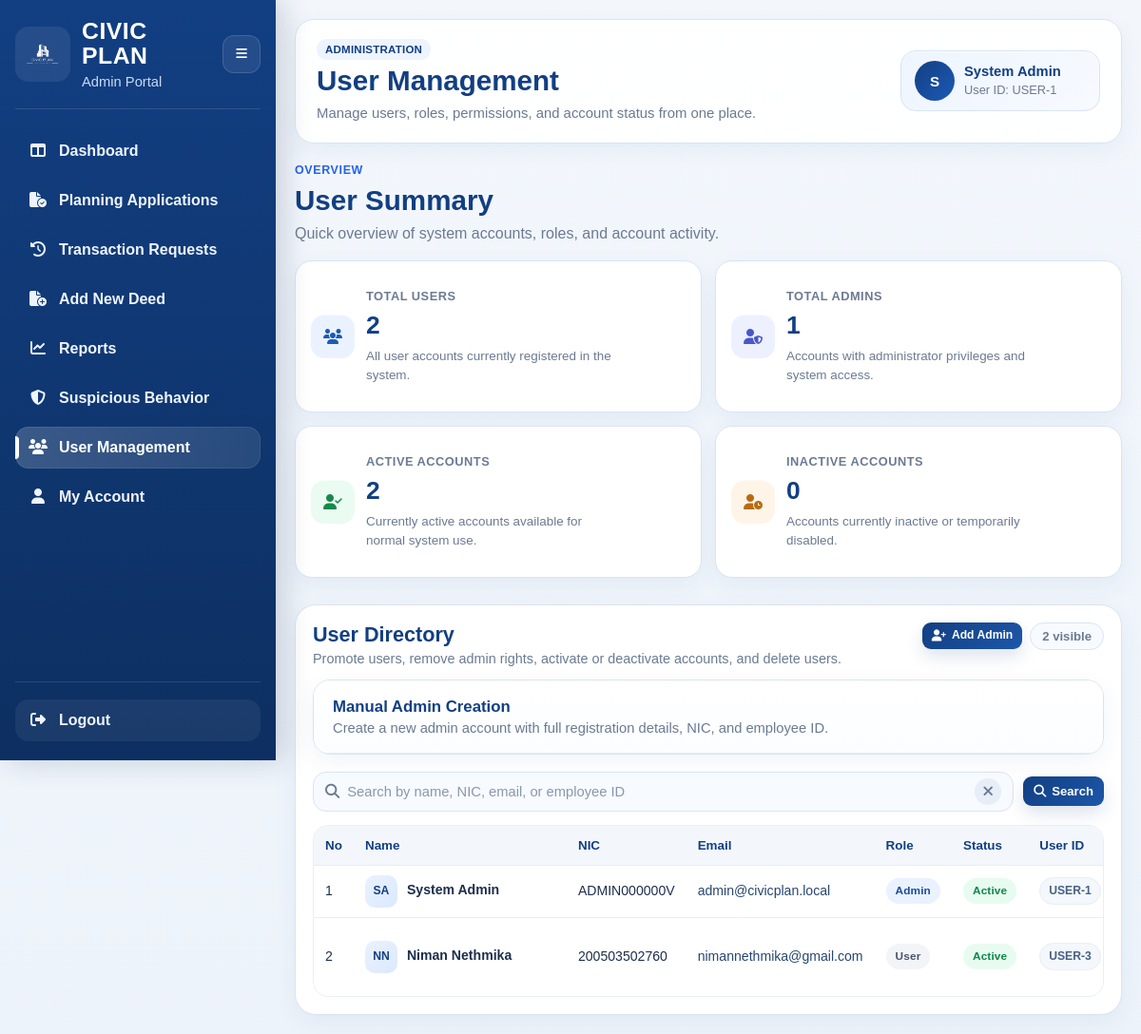
/admin/users (signed in), run on an earlier commit of the app's database.
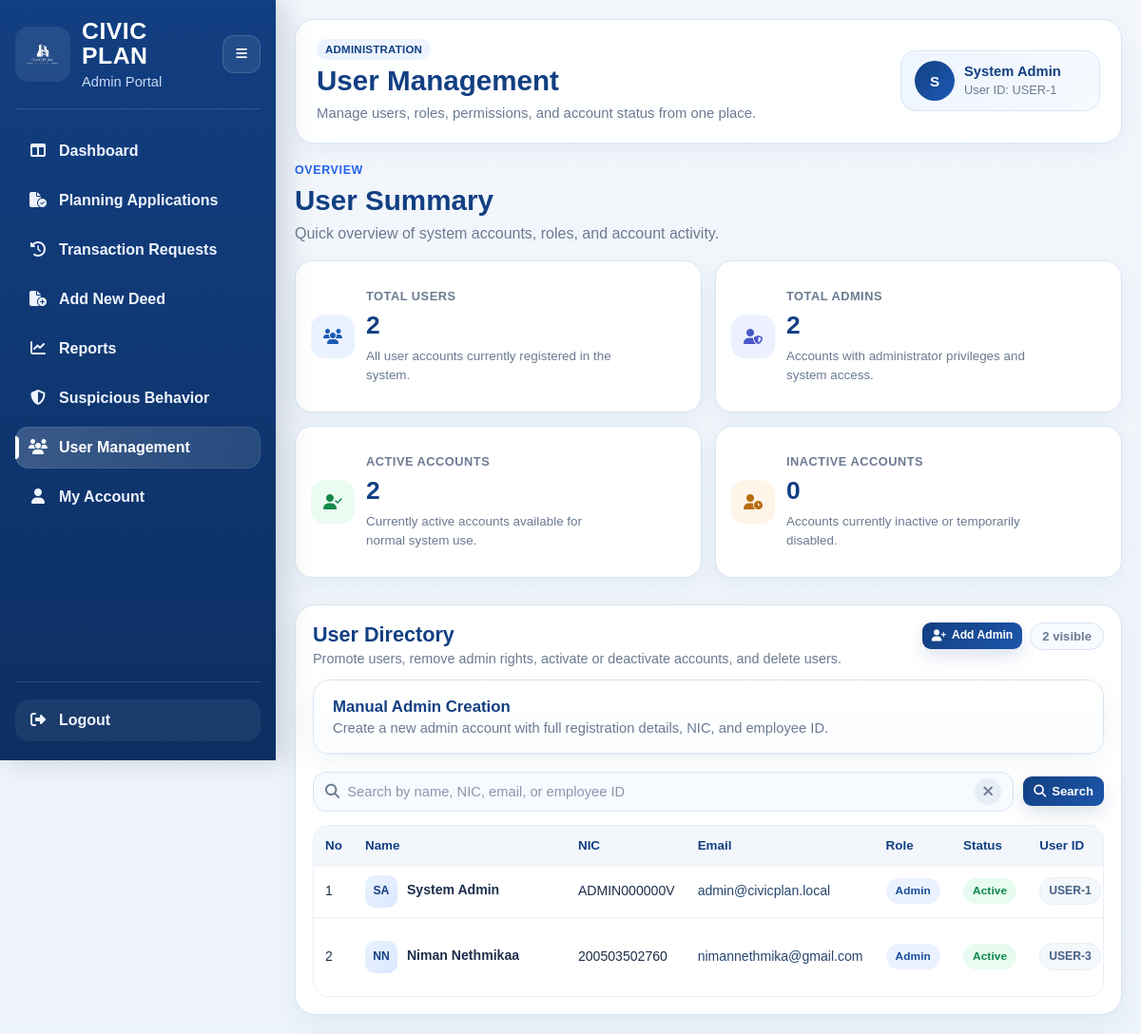
And on a later commit of the database.
### tables this page shows
CREATE TABLE users (
        user_id INTEGER PRIMARY KEY AUTOINCREMENT,
        first_name TEXT NOT NULL,
        last_name TEXT NOT NULL,
        phone_number TEXT,
        email TEXT NOT NULL,
        password_hash TEXT NOT NULL,
        date_of_birth TEXT,
        address TEXT,
        city TEXT,
        nic TEXT NOT NULL,
        employee_id TEXT,
        is_admin BOOLEAN DEFAULT 0,
        is_active BOOLEAN DEFAULT 1,
        created_at TEXT DEFAULT CURRENT_TIMESTAMP
    , failed_login_attempts INTEGER DEFAULT 0);

### routes/admin_routes.py (the view)
@admin_bp.route("/admin/users")
def admin_users():
    admin_user, redirect_response = admin_required()
    if redirect_response:
        return redirect_response
    if request.path.startswith("/api"):
        track_api_request_burst(limit=20, minutes=1)
    search_query = request.args.get("search", "").strip()
    conn = get_connection()
    cursor = conn.cursor()
    total_users = safe_fetchone_value(cursor, "SELECT COUNT(*) AS total_users FROM users", "total_users")
    total_admins = safe_fetchone_value(cursor, "SELECT COUNT(*) AS total_admins FROM users WHERE is_admin = 1", "total_admins")
    active_users = safe_fetchone_value(cursor, "SELECT COUNT(*) AS active_users FROM users WHERE is_active = 1", "active_users")
    inactive_users = safe_fetchone_value(cursor, "SELECT COUNT(*) AS inactive_users FROM users WHERE is_active = 0", "inactive_users")
    if search_query:
        like_term = f"%{search_query}%"
        cursor.execute(
            """
            SELECT *
            FROM users
            WHERE (
                first_name || ' ' || last_name LIKE ?
                OR first_name LIKE ?
                OR last_name LIKE ?
                OR nic LIKE ?
                OR email LIKE ?
                OR employee_id LIKE ?
            )
            ORDER BY user_id ASC
            """,
            (like_term, like_term, like_term, like_term, like_term, like_term),
        )
    else:
        cursor.execute("SELECT * FROM users ORDER BY user_id ASC")
    users = cursor.fetchall()
    conn.close()
    return render_template(
        "admin_user_management.html",
        user=admin_user,
        users=users,
        search_query=search_query,
        total_users=total_users,
        total_admins=total_admins,
        active_users=active_users,
        inactive_users=inactive_users,
        active_page="user_management",
    )

### templates/admin_user_management.html (shortened to what this page needs)
<!DOCTYPE html>
<html lang="en">
<head>
    <link rel="stylesheet" href="{{ url_for('static', filename='admin_dashboard.css') }}">
    <link rel="stylesheet" href="{{ url_for('static', filename='admin_sidebar.css') }}">
    <link rel="stylesheet" href="{{ url_for('static', filename='admin_user_management.css') }}">
    <link rel="stylesheet" href="https://cdnjs.cloudflare.com/ajax/libs/font-awesome/6.5.0/css/all.min.css">
</head>
<body>
    <div class="dashboard-shell">
        {% include 'partials/admin_sidebar.html' %}
        <main class="main-content">
            <header class="topbar">
                <div class="topbar-content">
                    <div class="page-heading">
                        <span class="page-kicker">Administration</span>
                        <h1>User Management</h1>
                        <p>Manage users, roles, permissions, and account status from one place.</p>
                    </div>
                </div>
                <a href="{{ url_for('user.account') }}" class="admin-chip clickable-admin-chip" title="Go to My Account">
                    <div class="avatar">{{ user['first_name'][0] | upper }}</div>
                    <div>
                        <strong>{{ user['first_name'] }} {{ user['last_name'] }}</strong>
                        <span>User ID: USER-{{ user['user_id'] }}</span>
                    </div>
                </a>
            </header>
            <section class="stats-section">
                <div class="section-head">
                    <div>
                        <span class="section-kicker">Overview</span>
                        <h2>User Summary</h2>
                        <p>Quick overview of system accounts, roles, and account activity.</p>
                    </div>
                </div>
                <div class="stats-grid reports-stats-grid">
                    <div class="stat-card report-stat-card total-users">
                        <div class="stat-icon blue">
                            <i class="fa-solid fa-users"></i>
                        </div>
                        <div class="stat-content">
                            <span class="stat-label">Total Users</span>
                            <h3>{{ total_users }}</h3>
                            <p>All user accounts currently registered in the system.</p>
                        </div>
                    </div>
                    <div class="stat-card report-stat-card total-admins">
                        <div class="stat-icon indigo">
                            <i class="fa-solid fa-user-shield"></i>
                        </div>
                        <div class="stat-content">
                            <span class="stat-label">Total Admins</span>
                            <h3>{{ total_admins }}</h3>
                            <p>Accounts with administrator privileges and system access.</p>
                        </div>
                    </div>
                    <div class="stat-card report-stat-card active-users">
                        <div class="stat-icon green">
                            <i class="fa-solid fa-user-check"></i>
                        </div>
                        <div class="stat-content">
                            <span class="stat-label">Active Accounts</span>
                            <h3>{{ active_users }}</h3>
                            <p>Currently active accounts available for normal system use.</p>
                        </div>
                    </div>
                    <div class="stat-card report-stat-card total-applications">
                        <div class="stat-icon amber">
                            <i class="fa-solid fa-user-clock"></i>
                        </div>
                        <div class="stat-content">
                            <span class="stat-label">Inactive Accounts</span>
                            <h3>{{ inactive_users }}</h3>
                            <p>Accounts currently inactive or temporarily disabled.</p>
                        </div>
                    </div>
                </div>
            </section>
            <section class="panel">
                <div class="panel-header panel-header-split">
                    <div>
                        <h2>User Directory</h2>
                        <p>Promote users, remove admin rights, activate or deactivate accounts, and delete users.</p>
                    </div>
                    <div class="panel-search-summary">
                        <div class="directory-summary-actions">
                            <button type="button" class="btn primary small" id="toggleAddAdminBtn">
                                <i class="fa-solid fa-user-plus"></i>
                                <span>Add Admin</span>
                            </button>
                            <span class="summary-pill" id="visibleUserCount">
                            </span>
                        </div>
                    </div>
                </div>
                <div class="admin-create-panel">
                    <div class="admin-create-toolbar">
                        <div>
                            <h3>Manual Admin Creation</h3>
                            <p>Create a new admin account with full registration details, NIC, and employee ID.</p>
                        </div>
                    </div>
                </div>
                <form class="search-form" method="GET" action="{{ url_for('admin.admin_users') }}" id="userSearchForm">
                    <div class="search-input-group">
                        <i class="fa-solid fa-magnifying-glass"></i>
                        <input type="text" id="userSearchInput" name="search"
                            placeholder="Search by name, NIC, email, or employee ID"
                            value="{{ search_query if search_query else '' }}" autocomplete="off">
                        <button type="button" class="search-inline-clear" id="clearSearchInput"
                            aria-label="Clear search input">
                            <i class="fa-solid fa-xmark"></i>
                        </button>
                    </div>
                    <div class="search-actions">
                        <button type="submit" class="btn primary">
                            <i class="fa-solid fa-magnifying-glass"></i>
                            <span>Search</span>
                        </button>
                    </div>
                </form>
                <div class="table-wrap">
                    <table class="users-table">
                        <thead>
                            <tr>
                                <th>No</th>
                                <th>Name</th>
                                <th>NIC</th>
                                <th>Email</th>
                                <th>Role</th>
                                <th>Status</th>
                                <th>User ID</th>
                            </tr>
                        </thead>
                        <tbody id="usersTableBody">
                            {% if users %}
                            {% set sorted_users = users|sort(attribute='is_admin', reverse=true) %}
                            {% for u in sorted_users %}
                            <tr class="user-row"
                                data-name="{{ (u['first_name'] ~ ' ' ~ u['last_name'])|lower }}"
                                data-nic="{{ (u['nic'] if u['nic'] else '')|lower }}"
                                data-email="{{ u['email']|lower }}"
                                data-employee-id="{{ (u['employee_id'] if u['employee_id'] else '')|lower }}"
                                data-role="{% if u['is_admin'] %}admin{% else %}user{% endif %}"
                                data-status="{% if u['is_active'] %}active{% else %}inactive{% endif %}"
                                data-user-id="USER-{{ u['user_id'] }}">
                                <td class="row-number">{{ loop.index }}</td>
                                <td>
                                    <div class="user-cell">
                                        <div class="user-mini-avatar">
                                            {{ u['first_name'][0] | upper }}{{ u['last_name'][0] | upper }}
                                        </div>
                                        <div class="user-meta">
                                            <strong>{{ u['first_name'] }} {{ u['last_name'] }}</strong>
                                        </div>
                                    </div>
                                </td>
                                <td>{{ u['nic'] if u['nic'] else '-' }}</td>
                                <td class="email-cell copy-email" title="Click to copy email">{{ u['email'] }}</td>
                                <td>
                                    {% if u['is_admin'] %}
                                    <span class="badge admin">Admin</span>
                                    {% else %}
                                    <span class="badge user">User</span>
                                    {% endif %}
                                </td>
                                <td>
                                    {% if u['is_active'] %}
                                    <span class="badge active">Active</span>
                                    {% else %}
                                    <span class="badge inactive">Inactive</span>
                                    {% endif %}
                                </td>
                                <td>
                                    <span class="user-id-pill copy-user-id" title="Click to copy user ID">USER-{{ u['user_id'] }}</span>
                                </td>
                                    {% set is_system_admin = (u['email'] == 'admin@civicplan.local' and u['nic'] == 'ADMIN000000V') %}
                            </tr>
                            {% endfor %}
                            {% endif %}
                        </tbody>
                    </table>
                </div>
            </section>
        </main>
    </div>
</body>
</html>

### templates/partials/admin_sidebar.html (shortened to what this page needs)
<aside class="sidebar admin-sidebar" id="adminSidebar">
    <div class="sidebar-top">
        <div class="sidebar-brand">
            <a href="{{ url_for('admin.admin_dashboard') }}" class="brand-link">
                <img src="{{ url_for('static', filename='images/logo-removebackground.png') }}" alt="Civic Plan Logo" />
                <div class="brand-text">
                    <h2>CIVIC PLAN</h2>
                    <p>Admin Portal</p>
                </div>
            </a>
            <button type="button" class="sidebar-toggle" id="sidebarToggle" aria-label="Toggle sidebar">
                <i class="fa-solid fa-bars"></i>
            </button>
        </div>
        <nav class="sidebar-nav">
            <a href="{{ url_for('admin.admin_dashboard') }}"
                class="nav-link {% if active_page == 'dashboard' or request.endpoint == 'admin.admin_dashboard' %}active{% endif %}">
                <span class="nav-icon"><i class="fa-solid fa-table-columns"></i></span>
                <span class="nav-text">Dashboard</span>
            </a>
            <a href="{{ url_for('admin_planning.admin_planning_applications') }}"
                class="nav-link ">
                <span class="nav-icon"><i class="fa-solid fa-file-circle-check"></i></span>
                <span class="nav-text">Planning Applications</span>
            </a>
            <a href="{{ url_for('admin.admin_transaction_history_requests') }}"
                class="nav-link {% if active_page == 'transaction_requests' or request.endpoint == 'admin.admin_transaction_history_requests' %}active{% endif %}">
                <span class="nav-icon"><i class="fa-solid fa-clock-rotate-left"></i></span>
                <span class="nav-text">Transaction Requests</span>
            </a>
            <a href="{{ url_for('admin.admin_add_deed_page') }}"
                class="nav-link {% if active_page == 'add_deed' or request.endpoint == 'admin.admin_add_deed_page' or request.endpoint == 'admin.admin_add_deed' %}active{% endif %}">
                <span class="nav-icon"><i class="fa-solid fa-file-circle-plus"></i></span>
                <span class="nav-text">Add New Deed</span>
            </a>
            <a href="{{ url_for('admin_reports.admin_reports') }}"
                class="nav-link ">
                <span class="nav-icon"><i class="fa-solid fa-chart-line"></i></span>
                <span class="nav-text">Reports</span>
            </a>
            <a href="{{ url_for('admin.admin_suspicious_behavior') }}"
                class="nav-link {% if active_page == 'suspicious_behavior' or request.endpoint == 'admin.admin_suspicious_behavior' %}active{% endif %}">
                <span class="nav-icon"><i class="fa-solid fa-shield-halved"></i></span>
                <span class="nav-text">Suspicious Behavior</span>
            </a>
            <a href="{{ url_for('admin.admin_users') }}"
                class="nav-link {% if active_page == 'user_management' or request.endpoint == 'admin.admin_users' %}active{% endif %}">
                <span class="nav-icon"><i class="fas fa-users"></i></span>
                <span class="nav-text">User Management</span>
            </a>
            <a href="{{ url_for('user.account') }}"
                class="nav-link {% if request.endpoint == 'user.account' %}active{% endif %}">
                <span class="nav-icon"><i class="fa-solid fa-user"></i></span>
                <span class="nav-text">My Account</span>
            </a>
        </nav>
    </div>
    <div class="sidebar-footer">
        <a href="{{ url_for('auth.logout') }}" class="nav-link logout-link">
            <span class="nav-icon"><i class="fa-solid fa-right-from-bracket"></i></span>
            <span class="nav-text">Logout</span>
        </a>
    </div>
</aside>

What changed in the data, as far as the page shows it:
changed users "Niman": last_name "Nethmika" → "Nethmikaa"; is_admin "User" → "Admin"
Also different on the page:
{{ total_admins }}: "1" → "2"
